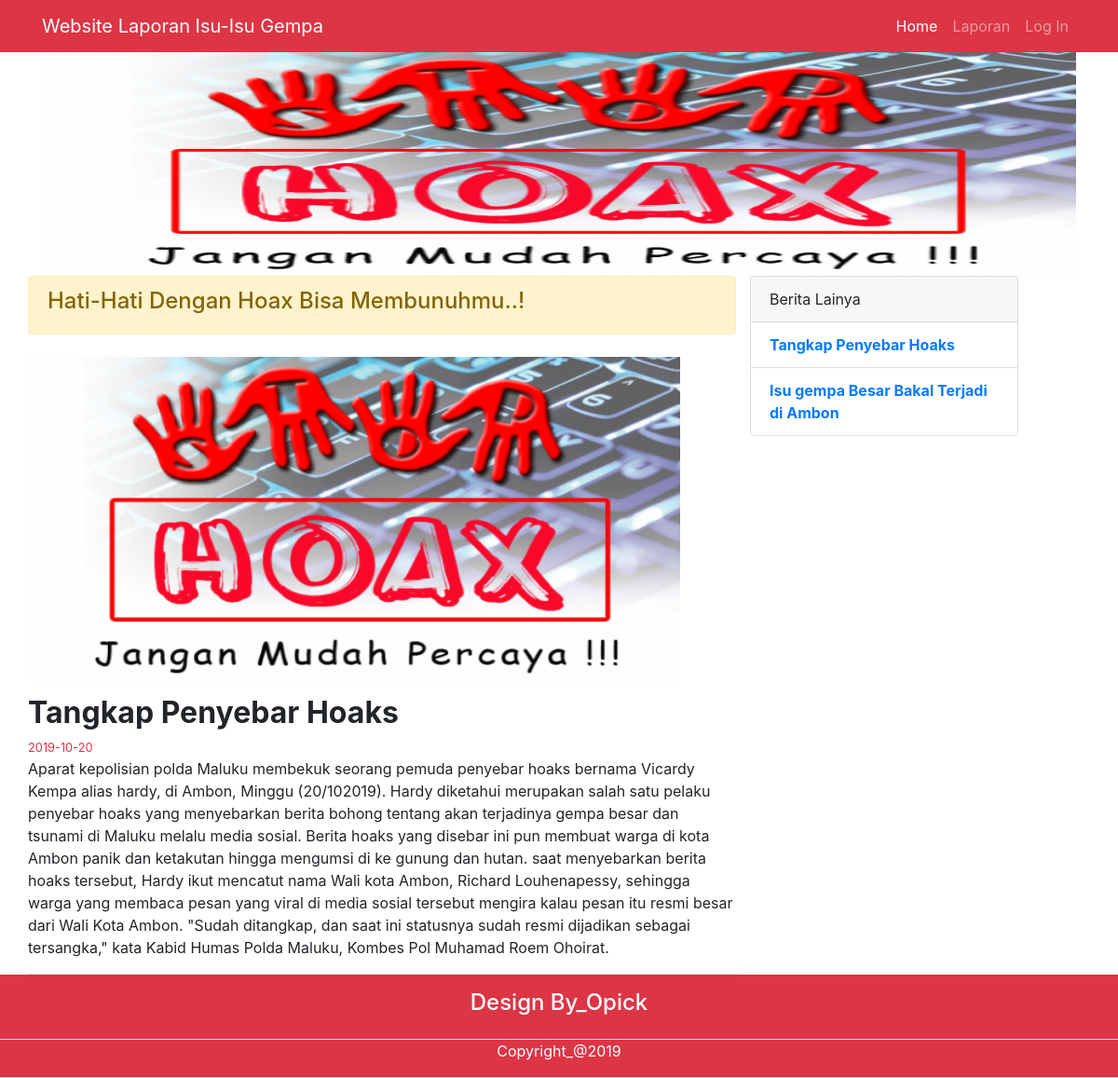
Screenshot of /view.php?id=3 with the database file from the repository.
### tables this page shows
CREATE TABLE `artikel` (
  `id_artikel` int(11) NOT NULL,
  `judul` varchar(100) NOT NULL,
  `tanggal_tulis` date NOT NULL,
  `gambar` varchar(100) NOT NULL,
  `deskripsi_artikel` varchar(5000) NOT NULL
);

### view.php (the view, shortened to what this page needs)
<?php
include 'admin/koneksi.php';
$id = $_GET['id'];
$query = mysqli_query($conn, "SELECT * FROM artikel WHERE id_artikel ='$id' ");
$query2 = mysqli_query($conn, "SELECT * FROM artikel ");
 ?>
<!doctype html>
<html lang="en">
<head>
  <link rel="stylesheet" href="assets/css/bootstrap.min.css">
</head>
<body>
  <nav class="navbar navbar-expand-lg navbar-dark bg-danger">
    <div class="container">
      <a class="navbar-brand" href="#">Website Laporan Isu-Isu Gempa</a>
      <div class="collapse navbar-collapse" id="navbarNav">
        <ul class="navbar-nav ml-auto">
          <li class="nav-item active">
            <a class="nav-link" href="index.php">Home<span class="sr-only">(current)</span></a>
          </li>
          <li class="nav-item">
            <a class="nav-link" href="laporan.php">Laporan</a>
          </li>
          <li class="nav-item">
            <?php if (@$_SESSION['login']==true): ?>
              <a class="nav-link" href="logout.php">Log out</a>
              <?php else: ?>
                <a class="nav-link" href="login.php">Log In</a>
            <?php endif ?>
          </li>
        </ul>
      </div>
    </div>
  </nav>
  <div class="container">
    <div id="baner">
      <img src="img/bg.png">
    </div>
    <div class="row">
      <div class="col-md-8">
        <div class="row">
          <div class="alert alert-warning w-100" role="alert">
            <h4><marquee>Hati-Hati Dengan Hoax Bisa Membunuhmu..!</marquee></h4>
          </div>
        </div>
        <?php foreach ($query as $data): ?>
        <div class="row border-bottom mt-2 mb-">
         <p>
          <img src="img/artikel/<?= $data['gambar']; ?>" width="700" height="350" class="mb-2"><br>
            <strong style="font-size: 2rem;"><?= $data['judul'] ?></strong><br>
          <small class="text-danger"><?= $data['tanggal_tulis']; ?></small><br>
          <?=$data['deskripsi_artikel'];?>
        </p>
      </div>
    <?php endforeach; ?>
</div>
<div class="col-md-4">
  <div class="card" style="width: 18rem;">
    <div class="card-header">
      Berita Lainya
    </div>
    <ul class="list-group list-group-flush">
      <?php foreach ($query2 as $data2): ?>
        <li class="list-group-item">
          <a href="view.php?id=<?= $data2['id_artikel']; ?>"><strong><?= $data2['judul'] ?></strong></a><br>
        </li>
      <?php endforeach; ?>
    </ul>
  </div>
</div>
</div>
</div>
<nav class="navbar-dark bg-danger">
  <div class="row border-bottom p-3 justify-content-md-center">
    <h4 class="text-center text-white">Design By_Opick</h4>
  </div>
  <div class="row border-bottom justify-content-md-center">
    <p class="text-center text-white">Copyright_@2019</p>
  </div>
</nav>
</body>
</html>

### view.php (style rules this page uses)
#baner { width: 100%; height: 20vw; }
#baner img { height: 20vw; width: 100%; }

### rows the page displays
artikel: gambar (picture), judul "Tangkap Penyebar Hoaks", tanggal_tulis "2019-10-20", deskripsi_artikel "Aparat kepolisian polda Maluku membekuk seorang pemuda penyebar hoaks bernama Vicardy Kempa alias hardy, di Ambon, Minggu (20/102019). Hardy diketahui merupakan salah satu pelaku penyebar hoaks yang menyebarkan berita bohong tentang akan terjadinya gempa besar dan tsunami di Maluku melalu media sosial. Berita hoaks yang disebar ini pun membuat warga di kota Ambon panik dan ketakutan hingga mengumsi di ke gunung dan hutan. saat menyebarkan berita hoaks tersebut, Hardy ikut mencatut nama Wali kota Ambon, Richard Louhenapessy, sehingga warga yang membaca pesan yang viral di media sosial tersebut mengira kalau pesan itu resmi besar dari Wali Kota Ambon. \"Sudah ditangkap, dan saat ini statusnya…"
artikel: judul "Isu gempa Besar Bakal Terjadi di Ambon"
